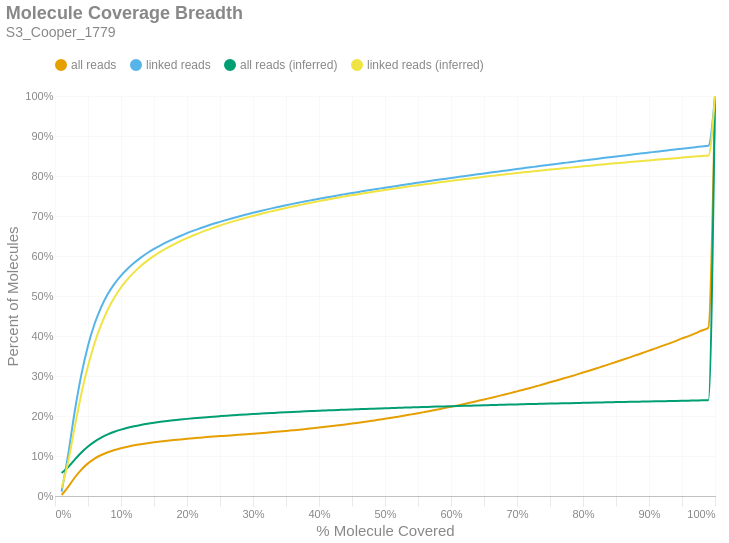

The notebook cell saved with this chart:
### Markdown cell above
### Molecule Read Coverage
This chart shows molecule coverage breadth as computed by the number of bases aligned to that molecule. In other words, "*how much of each unique long molecule is actually sequenced/aligned?*" Keep in mind there is a distinction between sequences and alignments, since some sequences belonging to a particular molecule may not align well and wouldn't appear in the alignment data. This chart also shows molecule coverage breadth as computed by the *inferred fragment* from which the aligned sequences originate. Unlike read coverage, this calculation takes into account the total insert size, including unsequenced gaps between the forward and reverse reads. Like the previous figures, these are cumulative percents.

### Code cell
if SKIPLR:
    print_html(f"Skipped")
else:
    binned_df = consolidated_hist(valids['coverage_bp'], mask, 0.01, True)
    binned_df_inf = consolidated_hist(valids['coverage_inserts'], mask, 0.01, True)
    binned_df = binned_df.with_columns(pl.lit(binned_df_inf['all reads (cumsum)']).alias('all reads (inferred)'))
    binned_df = binned_df.with_columns(pl.lit(binned_df_inf['linked reads (cumsum)']).alias('linked reads (inferred)'))
    binned_df = binned_df.with_columns(
        (pl.col('bin').cast(pl.Float64) + 0.01).alias('right_edge')
    )

    with SafeRender(binned_df):
        (
            density_plot(binned_df, 'Molecule Coverage Breadth', samplename, 'molcov', ['all reads (inferred)','linked reads (inferred)'])
            .encode(
                #x=alt.X('bin:Q', title="% Molecule Covered").axis(format = '%').scale(padding=0),
                x=alt.X('right_edge:Q', title="% Molecule Covered").axis(format='%').scale(padding=0),
                y=alt.Y('value:Q', title='Percent of Molecules')
                    .axis(format='%')
                    .stack(False)
                    .scale(domainMin=0, padding=0),
                color=alt.Color("key:N").scale(domain = ["all reads", "linked reads", "all reads (inferred)", "linked reads (inferred)"]),
                tooltip = [
                    alt.Tooltip("key:N", title = "Data Type"),
                    alt.Tooltip("range_label:N", title="% Molecule Covered"),
                    alt.Tooltip("value:Q", format = ".2%", title="% Molecules")
                ]
            )
        ).display()

### Figure 1 — Vega-Lite specification as saved in the notebook (floating-point values rounded to 4 significant figures)
{"width": "container", "height": 400, "config": {"title": {"anchor": "start", "dy": -15, "fontSize": 18, "color": "#888888", "subtitleColor": "#888888", "subtitleFontSize": 14}, "arc": {"fill": "#0072B2"}, "axis": {"domainColor": "#888888", "domainWidth": 0.5, "gridWidth": 0.2, "grid": false, "titleFontWeight": 400, "titleFontSize": 15, "labelFontSize": 11, "labelColor": "#888888", "tickColor": "#888888", "tickWidth": 0.2, "titleColor": "#888888"}, "axisBand": {"grid": false}, "axisX": {"grid": true, "tickSize": 10, "domainCap": "round"}, "axisY": {"domain": false, "grid": true, "tickSize": 0, "domainCap": "round"}, "background": "transparent", "header": {"labelFontSize": 15, "labelColor": "#888888", "titleFontSize": 15, "titleFontWeight": 600, "titleColor": "#888888"}, "legend": {"labelFont": "sans-serif", "labelFontSize": 12, "labelColor": "#888888", "symbolSize": 100, "symbolType": "circle", "titleFontSize": 12, "titlePadding": 10, "titleColor": "#888888", "title": null, "orient": "top"}, "range": {"category": ["#E69F00", "#56B4E9", "#009E73", "#F0E442", "#0072B2", "#D55E00", "#CC79A7", "#000000"], "diverging": ["#cfe8f3", "#a2d4ec", "#73bfe2", "#46abdb", "#1696d2", "#12719e"]}, "area": {"fill": "#0072B2", "fillOpacity": 0.7, "line": true, "strokeOpacity": 0.7}, "line": {"color": "#0072B2", "stroke": "#0072B2", "strokeWidth": 2}, "trail": {"color": "#0072B2", "stroke": "#0072B2", "strokeWidth": 0, "size": 1}, "point": {"filled": true, "fillOpacity": 1.0, "size": 95}, "text": {"color": "#888888", "fontSize": 11, "align": "right", "fontWeight": 400, "size": 11}, "bar": {"fill": "#0072B2", "stroke": null}, "view": {"stroke": null, "continuousWidth": 660, "continuousHeight": 400}}, "data": {"name": "data-89290084a6998b6cecf9a49f37b5bebd"}, "mark": {"type": "line", "interpolate": "monotone", "point": {"opacity": 0, "size": 275}}, "encoding": {"color": {"field": "key", "scale": {"domain": ["all reads", "linked reads", "all reads (inferred)", "linked reads (inferred)"]}, "type": "nominal"}, "tooltip": [{"field": "key", "title": "Data Type", "type": "nominal"}, {"field": "range_label", "title": "% Molecule Covered", "type": "nominal"}, {"field": "value", "format": ".2%", "title": "% Molecules", "type": "quantitative"}], "x": {"axis": {"format": "%"}, "field": "right_edge", "scale": {"padding": 0}, "title": "% Molecule Covered", "type": "quantitative"}, "y": {"axis": {"format": "%"}, "field": "value", "scale": {"domainMin": 0, "padding": 0}, "stack": false, "title": "Percent of Molecules", "type": "quantitative"}}, "params": [{"name": "param_c36ac31b6afebe62", "select": {"type": "point", "fields": ["key"]}, "bind": "legend"}], "title": {"text": "Molecule Coverage Breadth", "subtitle": "S3_Cooper_1779"}, "transform": [{"fold": ["all reads (cumsum)", "linked reads (cumsum)", "all reads (inferred)", "linked reads (inferred)"]}, {"calculate": "replace(datum.key, ' (cumsum)', '')", "as": "key"}, {"filter": {"param": "param_c36ac31b6afebe62"}}], "usermeta": {"embedOptions": {"downloadFileName": "S3_Cooper_1779.molcov"}}, "$schema": "https://vega.github.io/schema/vega-lite/v6.1.0.json", "datasets": {"data-89290084a6998b6cecf9a49f37b5bebd": [{"bin": "0.0", "interval": "0.0-0.01", "all reads": 0.002546, "linked reads": 0.01088, "all reads (cumsum)": 0.002546, "linked reads (cumsum)": 0.01088, "range_label": "0.0-0.01", "all reads (inferred)": 0.05761, "linked reads (inferred)": 0.01963, "right_edge": 0.01}, {"bin": "0.01", "interval": "0.01-0.02", "all reads": 0.02033, "linked reads": 0.09336, "all reads (cumsum)": 0.02288, "linked reads (cumsum)": 0.1042, "range_label": "0.01-0.02", "all reads (inferred)": 0.07216, "linked reads (inferred)": 0.08628, "right_edge": 0.02}, {"bin": "0.02", "interval": "0.02-0.03", "all reads": 0.02341, "linked reads": 0.1082, "all reads (cumsum)": 0.04628, "linked reads (cumsum)": 0.2125, "range_label": "0.02-0.03", "all reads (inferred)": 0.09109, "linked reads (inferred)": 0.1739, "right_edge": 0.03}, {"bin": "0.03", "interval": "0.03-0.04", "all reads": 0.01979, "linked reads": 0.09161, "all reads (cumsum)": 0.06607, "linked reads (cumsum)": 0.3041, "range_label": "0.03-0.04", "all reads (inferred)": 0.1088, "linked reads (inferred)": 0.2559, "right_edge": 0.04}, {"bin": "0.04", "interval": "0.04-0.05", "all reads": 0.01553, "linked reads": 0.07184, "all reads (cumsum)": 0.0816, "linked reads (cumsum)": 0.3759, "range_label": "0.04-0.05", "all reads (inferred)": 0.1237, "linked reads (inferred)": 0.3251, "right_edge": 0.05}, {"bin": "0.05", "interval": "0.05-0.06", "all reads": 0.01182, "linked reads": 0.05463, "all reads (cumsum)": 0.09343, "linked reads (cumsum)": 0.4306, "range_label": "0.05-0.06", "all reads (inferred)": 0.1361, "linked reads (inferred)": 0.3825, "right_edge": 0.06}, {"bin": "0.06", "interval": "0.06-0.07", "all reads": 0.009056, "linked reads": 0.0418, "all reads (cumsum)": 0.1025, "linked reads (cumsum)": 0.4724, "range_label": "0.06-0.07", "all reads (inferred)": 0.146, "linked reads (inferred)": 0.4284, "right_edge": 0.07}, {"bin": "0.07", "interval": "0.07-0.08", "all reads": 0.007027, "linked reads": 0.03242, "all reads (cumsum)": 0.1095, "linked reads (cumsum)": 0.5048, "range_label": "0.07-0.08", "all reads (inferred)": 0.154, "linked reads (inferred)": 0.4658, "right_edge": 0.08}, {"bin": "0.08", "interval": "0.08-0.09", "all reads": 0.005551, "linked reads": 0.02552, "all reads (cumsum)": 0.1151, "linked reads (cumsum)": 0.5303, "range_label": "0.08-0.09", "all reads (inferred)": 0.1606, "linked reads (inferred)": 0.4963, "right_edge": 0.09}, {"bin": "0.09", "interval": "0.09-0.1", "all reads": 0.004519, "linked reads": 0.02072, "all reads (cumsum)": 0.1196, "linked reads (cumsum)": 0.551, "range_label": "0.09-0.1", "all reads (inferred)": 0.166, "linked reads (inferred)": 0.5212, "right_edge": 0.1}, {"bin": "0.1", "interval": "0.1-0.11", "all reads": 0.003785, "linked reads": 0.0173, "all reads (cumsum)": 0.1234, "linked reads (cumsum)": 0.5683, "range_label": "0.1-0.11", "all reads (inferred)": 0.1705, "linked reads (inferred)": 0.5421, "right_edge": 0.11}, {"bin": "0.11", "interval": "0.11-0.12", "all reads": 0.003241, "linked reads": 0.0148, "all reads (cumsum)": 0.1266, "linked reads (cumsum)": 0.5831, "range_label": "0.11-0.12", "all reads (inferred)": 0.1743, "linked reads (inferred)": 0.5597, "right_edge": 0.12}, {"bin": "0.12", "interval": "0.12-0.13", "all reads": 0.002833, "linked reads": 0.0129, "all reads (cumsum)": 0.1294, "linked reads (cumsum)": 0.596, "range_label": "0.12-0.13", "all reads (inferred)": 0.1776, "linked reads (inferred)": 0.575, "right_edge": 0.13}, {"bin": "0.13", "interval": "0.13-0.14", "all reads": 0.002531, "linked reads": 0.0115, "all reads (cumsum)": 0.132, "linked reads (cumsum)": 0.6075, "range_label": "0.13-0.14", "all reads (inferred)": 0.1805, "linked reads (inferred)": 0.5884, "right_edge": 0.14}, {"bin": "0.14", "interval": "0.14-0.15", "all reads": 0.002226, "linked reads": 0.01006, "all reads (cumsum)": 0.1342, "linked reads (cumsum)": 0.6176, "range_label": "0.14-0.15", "all reads (inferred)": 0.1831, "linked reads (inferred)": 0.6003, "right_edge": 0.15}, {"bin": "0.15", "interval": "0.15-0.16", "all reads": 0.002021, "linked reads": 0.009105, "all reads (cumsum)": 0.1362, "linked reads (cumsum)": 0.6267, "range_label": "0.15-0.16", "all reads (inferred)": 0.1854, "linked reads (inferred)": 0.6108, "right_edge": 0.16}, {"bin": "0.16", "interval": "0.16-0.17", "all reads": 0.0019, "linked reads": 0.008526, "all reads (cumsum)": 0.1381, "linked reads (cumsum)": 0.6352, "range_label": "0.16-0.17", "all reads (inferred)": 0.1875, "linked reads (inferred)": 0.6204, "right_edge": 0.17}, {"bin": "0.17", "interval": "0.17-0.18", "all reads": 0.001729, "linked reads": 0.007677, "all reads (cumsum)": 0.1398, "linked reads (cumsum)": 0.6429, "range_label": "0.17-0.18", "all reads (inferred)": 0.1894, "linked reads (inferred)": 0.6291, "right_edge": 0.18}, {"bin": "0.18", "interval": "0.18-0.19", "all reads": 0.001629, "linked reads": 0.007229, "all reads (cumsum)": 0.1415, "linked reads (cumsum)": 0.6501, "range_label": "0.18-0.19", "all reads (inferred)": 0.1912, "linked reads (inferred)": 0.6373, "right_edge": 0.19}, {"bin": "0.19", "interval": "0.19-0.2", "all reads": 0.00157, "linked reads": 0.006911, "all reads (cumsum)": 0.143, "linked reads (cumsum)": 0.657, "range_label": "0.19-0.2", "all reads (inferred)": 0.1928, "linked reads (inferred)": 0.6449, "right_edge": 0.2}, {"bin": "0.2", "interval": "0.2-0.21", "all reads": 0.001445, "linked reads": 0.006305, "all reads (cumsum)": 0.1445, "linked reads (cumsum)": 0.6633, "range_label": "0.2-0.21", "all reads (inferred)": 0.1944, "linked reads (inferred)": 0.652, "right_edge": 0.21}, {"bin": "0.21", "interval": "0.21-0.22", "all reads": 0.001362, "linked reads": 0.005887, "all reads (cumsum)": 0.1459, "linked reads (cumsum)": 0.6692, "range_label": "0.21-0.22", "all reads (inferred)": 0.1958, "linked reads (inferred)": 0.6585, "right_edge": 0.22}, {"bin": "0.22", "interval": "0.22-0.23", "all reads": 0.001362, "linked reads": 0.005801, "all reads (cumsum)": 0.1472, "linked reads (cumsum)": 0.675, "range_label": "0.22-0.23", "all reads (inferred)": 0.1972, "linked reads (inferred)": 0.6648, "right_edge": 0.23}, {"bin": "0.23", "interval": "0.23-0.24", "all reads": 0.001286, "linked reads": 0.005444, "all reads (cumsum)": 0.1485, "linked reads (cumsum)": 0.6805, "range_label": "0.23-0.24", "all reads (inferred)": 0.1984, "linked reads (inferred)": 0.6706, "right_edge": 0.24}, {"bin": "0.24", "interval": "0.24-0.25", "all reads": 0.001199, "linked reads": 0.004958, "all reads (cumsum)": 0.1497, "linked reads (cumsum)": 0.6854, "range_label": "0.24-0.25", "all reads (inferred)": 0.1997, "linked reads (inferred)": 0.6761, "right_edge": 0.25}, {"bin": "0.25", "interval": "0.25-0.26", "all reads": 0.001205, "linked reads": 0.004977, "all reads (cumsum)": 0.1509, "linked reads (cumsum)": 0.6904, "range_label": "0.25-0.26", "all reads (inferred)": 0.2008, "linked reads (inferred)": 0.6815, "right_edge": 0.26}, {"bin": "0.26", "interval": "0.26-0.27", "all reads": 0.001165, "linked reads": 0.00466, "all reads (cumsum)": 0.1521, "linked reads (cumsum)": 0.695, "range_label": "0.26-0.27", "all reads (inferred)": 0.2019, "linked reads (inferred)": 0.6865, "right_edge": 0.27}, {"bin": "0.27", "interval": "0.27-0.28", "all reads": 0.001193, "linked reads": 0.004533, "all reads (cumsum)": 0.1533, "linked reads (cumsum)": 0.6996, "range_label": "0.27-0.28", "all reads (inferred)": 0.203, "linked reads (inferred)": 0.6913, "right_edge": 0.28}, {"bin": "0.28", "interval": "0.28-0.29", "all reads": 0.001196, "linked reads": 0.004267, "all reads (cumsum)": 0.1545, "linked reads (cumsum)": 0.7038, "range_label": "0.28-0.29", "all reads (inferred)": 0.204, "linked reads (inferred)": 0.6959, "right_edge": 0.29}, {"bin": "0.29", "interval": "0.29-0.3", "all reads": 0.001237, "linked reads": 0.004194, "all reads (cumsum)": 0.1557, "linked reads (cumsum)": 0.708, "range_label": "0.29-0.3", "all reads (inferred)": 0.2049, "linked reads (inferred)": 0.7002, "right_edge": 0.3}, {"bin": "0.3", "interval": "0.3-0.31", "all reads": 0.001298, "linked reads": 0.003984, "all reads (cumsum)": 0.157, "linked reads (cumsum)": 0.712, "range_label": "0.3-0.31", "all reads (inferred)": 0.2059, "linked reads (inferred)": 0.7045, "right_edge": 0.31}, {"bin": "0.31", "interval": "0.31-0.32", "all reads": 0.00135, "linked reads": 0.003856, "all reads (cumsum)": 0.1583, "linked reads (cumsum)": 0.7159, "range_label": "0.31-0.32", "all reads (inferred)": 0.2068, "linked reads (inferred)": 0.7086, "right_edge": 0.32}, {"bin": "0.32", "interval": "0.32-0.33", "all reads": 0.001388, "linked reads": 0.003746, "all reads (cumsum)": 0.1597, "linked reads (cumsum)": 0.7196, "range_label": "0.32-0.33", "all reads (inferred)": 0.2076, "linked reads (inferred)": 0.7125, "right_edge": 0.33}, {"bin": "0.33", "interval": "0.33-0.34", "all reads": 0.001458, "linked reads": 0.003635, "all reads (cumsum)": 0.1612, "linked reads (cumsum)": 0.7233, "range_label": "0.33-0.34", "all reads (inferred)": 0.2085, "linked reads (inferred)": 0.7164, "right_edge": 0.34}, {"bin": "0.34", "interval": "0.34-0.35", "all reads": 0.001517, "linked reads": 0.003619, "all reads (cumsum)": 0.1627, "linked reads (cumsum)": 0.7269, "range_label": "0.34-0.35", "all reads (inferred)": 0.2093, "linked reads (inferred)": 0.7201, "right_edge": 0.35}, {"bin": "0.35", "interval": "0.35-0.36", "all reads": 0.001569, "linked reads": 0.00347, "all reads (cumsum)": 0.1643, "linked reads (cumsum)": 0.7304, "range_label": "0.35-0.36", "all reads (inferred)": 0.2101, "linked reads (inferred)": 0.7237, "right_edge": 0.36}, {"bin": "0.36", "interval": "0.36-0.37", "all reads": 0.001593, "linked reads": 0.003285, "all reads (cumsum)": 0.1659, "linked reads (cumsum)": 0.7336, "range_label": "0.36-0.37", "all reads (inferred)": 0.2109, "linked reads (inferred)": 0.7271, "right_edge": 0.37}, {"bin": "0.37", "interval": "0.37-0.38", "all reads": 0.001683, "linked reads": 0.003223, "all reads (cumsum)": 0.1676, "linked reads (cumsum)": 0.7369, "range_label": "0.37-0.38", "all reads (inferred)": 0.2116, "linked reads (inferred)": 0.7306, "right_edge": 0.38}, {"bin": "0.38", "interval": "0.38-0.39", "all reads": 0.001704, "linked reads": 0.003061, "all reads (cumsum)": 0.1693, "linked reads (cumsum)": 0.7399, "range_label": "0.38-0.39", "all reads (inferred)": 0.2124, "linked reads (inferred)": 0.7339, "right_edge": 0.39}, {"bin": "0.39", "interval": "0.39-0.4", "all reads": 0.001848, "linked reads": 0.003188, "all reads (cumsum)": 0.1711, "linked reads (cumsum)": 0.7431, "range_label": "0.39-0.4", "all reads (inferred)": 0.2131, "linked reads (inferred)": 0.7372, "right_edge": 0.4}, {"bin": "0.4", "interval": "0.4-0.41", "all reads": 0.001854, "linked reads": 0.002945, "all reads (cumsum)": 0.173, "linked reads (cumsum)": 0.7461, "range_label": "0.4-0.41", "all reads (inferred)": 0.2138, "linked reads (inferred)": 0.7402, "right_edge": 0.41}, {"bin": "0.41", "interval": "0.41-0.42", "all reads": 0.001947, "linked reads": 0.00292, "all reads (cumsum)": 0.1749, "linked reads (cumsum)": 0.749, "range_label": "0.41-0.42", "all reads (inferred)": 0.2145, "linked reads (inferred)": 0.7433, "right_edge": 0.42}, {"bin": "0.42", "interval": "0.42-0.43", "all reads": 0.002037, "linked reads": 0.002868, "all reads (cumsum)": 0.1769, "linked reads (cumsum)": 0.7518, "range_label": "0.42-0.43", "all reads (inferred)": 0.2151, "linked reads (inferred)": 0.7462, "right_edge": 0.43}, {"bin": "0.43", "interval": "0.43-0.44", "all reads": 0.002085, "linked reads": 0.002875, "all reads (cumsum)": 0.179, "linked reads (cumsum)": 0.7547, "range_label": "0.43-0.44", "all reads (inferred)": 0.2158, "linked reads (inferred)": 0.7492, "right_edge": 0.44}, {"bin": "0.44", "interval": "0.44-0.45", "all reads": 0.002161, "linked reads": 0.002812, "all reads (cumsum)": 0.1812, "linked reads (cumsum)": 0.7575, "range_label": "0.44-0.45", "all reads (inferred)": 0.2164, "linked reads (inferred)": 0.7519, "right_edge": 0.45}, {"bin": "0.45", "interval": "0.45-0.46", "all reads": 0.002214, "linked reads": 0.002672, "all reads (cumsum)": 0.1834, "linked reads (cumsum)": 0.7602, "range_label": "0.45-0.46", "all reads (inferred)": 0.217, "linked reads (inferred)": 0.7546, "right_edge": 0.46}, {"bin": "0.46", "interval": "0.46-0.47", "all reads": 0.002284, "linked reads": 0.002755, "all reads (cumsum)": 0.1857, "linked reads (cumsum)": 0.763, "range_label": "0.46-0.47", "all reads (inferred)": 0.2176, "linked reads (inferred)": 0.7573, "right_edge": 0.47}, {"bin": "0.47", "interval": "0.47-0.48", "all reads": 0.002421, "linked reads": 0.002696, "all reads (cumsum)": 0.1881, "linked reads (cumsum)": 0.7657, "range_label": "0.47-0.48", "all reads (inferred)": 0.2182, "linked reads (inferred)": 0.7599, "right_edge": 0.48}, {"bin": "0.48", "interval": "0.48-0.49", "all reads": 0.00234, "linked reads": 0.002602, "all reads (cumsum)": 0.1905, "linked reads (cumsum)": 0.7683, "range_label": "0.48-0.49", "all reads (inferred)": 0.2188, "linked reads (inferred)": 0.7625, "right_edge": 0.49}, {"bin": "0.49", "interval": "0.49-0.5", "all reads": 0.002686, "linked reads": 0.002547, "all reads (cumsum)": 0.1931, "linked reads (cumsum)": 0.7708, "range_label": "0.49-0.5", "all reads (inferred)": 0.2194, "linked reads (inferred)": 0.7651, "right_edge": 0.5}, {"bin": "0.5", "interval": "0.5-0.51", "all reads": 0.00243, "linked reads": 0.002417, "all reads (cumsum)": 0.1956, "linked reads (cumsum)": 0.7732, "range_label": "0.5-0.51", "all reads (inferred)": 0.2199, "linked reads (inferred)": 0.7675, "right_edge": 0.51}, {"bin": "0.51", "interval": "0.51-0.52", "all reads": 0.002793, "linked reads": 0.002592, "all reads (cumsum)": 0.1984, "linked reads (cumsum)": 0.7758, "range_label": "0.51-0.52", "all reads (inferred)": 0.2204, "linked reads (inferred)": 0.7699, "right_edge": 0.52}, {"bin": "0.52", "interval": "0.52-0.53", "all reads": 0.002768, "linked reads": 0.002504, "all reads (cumsum)": 0.2011, "linked reads (cumsum)": 0.7783, "range_label": "0.52-0.53", "all reads (inferred)": 0.221, "linked reads (inferred)": 0.7723, "right_edge": 0.53}, {"bin": "0.53", "interval": "0.53-0.54", "all reads": 0.002917, "linked reads": 0.002536, "all reads (cumsum)": 0.204, "linked reads (cumsum)": 0.7808, "range_label": "0.53-0.54", "all reads (inferred)": 0.2215, "linked reads (inferred)": 0.7747, "right_edge": 0.54}, {"bin": "0.54", "interval": "0.54-0.55", "all reads": 0.002878, "linked reads": 0.002446, "all reads (cumsum)": 0.2069, "linked reads (cumsum)": 0.7833, "range_label": "0.54-0.55", "all reads (inferred)": 0.2221, "linked reads (inferred)": 0.7771, "right_edge": 0.55}, {"bin": "0.55", "interval": "0.55-0.56", "all reads": 0.003099, "linked reads": 0.002419, "all reads (cumsum)": 0.21, "linked reads (cumsum)": 0.7857, "range_label": "0.55-0.56", "all reads (inferred)": 0.2226, "linked reads (inferred)": 0.7792, "right_edge": 0.56}, {"bin": "0.56", "interval": "0.56-0.57", "all reads": 0.003186, "linked reads": 0.00239, "all reads (cumsum)": 0.2132, "linked reads (cumsum)": 0.7881, "range_label": "0.56-0.57", "all reads (inferred)": 0.2231, "linked reads (inferred)": 0.7815, "right_edge": 0.57}, {"bin": "0.57", "interval": "0.57-0.58", "all reads": 0.003174, "linked reads": 0.00226, "all reads (cumsum)": 0.2164, "linked reads (cumsum)": 0.7904, "range_label": "0.57-0.58", "all reads (inferred)": 0.2235, "linked reads (inferred)": 0.7835, "right_edge": 0.58}, {"bin": "0.58", "interval": "0.58-0.59", "all reads": 0.00331, "linked reads": 0.002397, "all reads (cumsum)": 0.2197, "linked reads (cumsum)": 0.7928, "range_label": "0.58-0.59", "all reads (inferred)": 0.224, "linked reads (inferred)": 0.7856, "right_edge": 0.59}, {"bin": "0.59", "interval": "0.59-0.6", "all reads": 0.003444, "linked reads": 0.002346, "all reads (cumsum)": 0.2231, "linked reads (cumsum)": 0.7951, "range_label": "0.59-0.6", "all reads (inferred)": 0.2245, "linked reads (inferred)": 0.7878, "right_edge": 0.6}, {"bin": "0.6", "interval": "0.6-0.61", "all reads": 0.003369, "linked reads": 0.002256, "all reads (cumsum)": 0.2265, "linked reads (cumsum)": 0.7974, "range_label": "0.6-0.61", "all reads (inferred)": 0.225, "linked reads (inferred)": 0.7899, "right_edge": 0.61}, {"bin": "0.61", "interval": "0.61-0.62", "all reads": 0.003588, "linked reads": 0.002279, "all reads (cumsum)": 0.2301, "linked reads (cumsum)": 0.7996, "range_label": "0.61-0.62", "all reads (inferred)": 0.2255, "linked reads (inferred)": 0.7919, "right_edge": 0.62}, {"bin": "0.62", "interval": "0.62-0.63", "all reads": 0.003594, "linked reads": 0.002262, "all reads (cumsum)": 0.2337, "linked reads (cumsum)": 0.8019, "range_label": "0.62-0.63", "all reads (inferred)": 0.2259, "linked reads (inferred)": 0.7938, "right_edge": 0.63}, {"bin": "0.63", "interval": "0.63-0.64", "all reads": 0.003738, "linked reads": 0.002216, "all reads (cumsum)": 0.2374, "linked reads (cumsum)": 0.8041, "range_label": "0.63-0.64", "all reads (inferred)": 0.2264, "linked reads (inferred)": 0.7959, "right_edge": 0.64}, {"bin": "0.64", "interval": "0.64-0.65", "all reads": 0.00376, "linked reads": 0.00214, "all reads (cumsum)": 0.2412, "linked reads (cumsum)": 0.8063, "range_label": "0.64-0.65", "all reads (inferred)": 0.2268, "linked reads (inferred)": 0.7979, "right_edge": 0.65}, {"bin": "0.65", "interval": "0.65-0.66", "all reads": 0.004003, "linked reads": 0.002275, "all reads (cumsum)": 0.2452, "linked reads (cumsum)": 0.8085, "range_label": "0.65-0.66", "all reads (inferred)": 0.2273, "linked reads (inferred)": 0.7998, "right_edge": 0.66}, {"bin": "0.66", "interval": "0.66-0.67", "all reads": 0.003895, "linked reads": 0.002195, "all reads (cumsum)": 0.2491, "linked reads (cumsum)": 0.8107, "range_label": "0.66-0.67", "all reads (inferred)": 0.2277, "linked reads (inferred)": 0.8018, "right_edge": 0.67}, {"bin": "0.67", "interval": "0.67-0.68", "all reads": 0.004057, "linked reads": 0.002241, "all reads (cumsum)": 0.2531, "linked reads (cumsum)": 0.813, "range_label": "0.67-0.68", "all reads (inferred)": 0.2282, "linked reads (inferred)": 0.8037, "right_edge": 0.68}, {"bin": "0.68", "interval": "0.68-0.69", "all reads": 0.004093, "linked reads": 0.002175, "all reads (cumsum)": 0.2572, "linked reads (cumsum)": 0.8151, "range_label": "0.68-0.69", "all reads (inferred)": 0.2286, "linked reads (inferred)": 0.8055, "right_edge": 0.69}, {"bin": "0.69", "interval": "0.69-0.7", "all reads": 0.004339, "linked reads": 0.002277, "all reads (cumsum)": 0.2616, "linked reads (cumsum)": 0.8174, "range_label": "0.69-0.7", "all reads (inferred)": 0.229, "linked reads (inferred)": 0.8074, "right_edge": 0.7}, {"bin": "0.7", "interval": "0.7-0.71", "all reads": 0.004282, "linked reads": 0.002135, "all reads (cumsum)": 0.2659, "linked reads (cumsum)": 0.8196, "range_label": "0.7-0.71", "all reads (inferred)": 0.2294, "linked reads (inferred)": 0.8091, "right_edge": 0.71}, {"bin": "0.71", "interval": "0.71-0.72", "all reads": 0.004371, "linked reads": 0.00215, "all reads (cumsum)": 0.2702, "linked reads (cumsum)": 0.8217, "range_label": "0.71-0.72", "all reads (inferred)": 0.2298, "linked reads (inferred)": 0.8109, "right_edge": 0.72}, {"bin": "0.72", "interval": "0.72-0.73", "all reads": 0.00458, "linked reads": 0.002189, "all reads (cumsum)": 0.2748, "linked reads (cumsum)": 0.8239, "range_label": "0.72-0.73", "all reads (inferred)": 0.2302, "linked reads (inferred)": 0.8126, "right_edge": 0.73}, {"bin": "0.73", "interval": "0.73-0.74", "all reads": 0.004512, "linked reads": 0.002157, "all reads (cumsum)": 0.2793, "linked reads (cumsum)": 0.8261, "range_label": "0.73-0.74", "all reads (inferred)": 0.2306, "linked reads (inferred)": 0.8143, "right_edge": 0.74}, {"bin": "0.74", "interval": "0.74-0.75", "all reads": 0.004863, "linked reads": 0.002234, "all reads (cumsum)": 0.2842, "linked reads (cumsum)": 0.8283, "range_label": "0.74-0.75", "all reads (inferred)": 0.231, "linked reads (inferred)": 0.8161, "right_edge": 0.75}, {"bin": "0.75", "interval": "0.75-0.76", "all reads": 0.004656, "linked reads": 0.001994, "all reads (cumsum)": 0.2888, "linked reads (cumsum)": 0.8303, "range_label": "0.75-0.76", "all reads (inferred)": 0.2314, "linked reads (inferred)": 0.8177, "right_edge": 0.76}, {"bin": "0.76", "interval": "0.76-0.77", "all reads": 0.004778, "linked reads": 0.002041, "all reads (cumsum)": 0.2936, "linked reads (cumsum)": 0.8323, "range_label": "0.76-0.77", "all reads (inferred)": 0.2318, "linked reads (inferred)": 0.8193, "right_edge": 0.77}, {"bin": "0.77", "interval": "0.77-0.78", "all reads": 0.004877, "linked reads": 0.002171, "all reads (cumsum)": 0.2985, "linked reads (cumsum)": 0.8345, "range_label": "0.77-0.78", "all reads (inferred)": 0.2321, "linked reads (inferred)": 0.8209, "right_edge": 0.78}, {"bin": "0.78", "interval": "0.78-0.79", "all reads": 0.004964, "linked reads": 0.00207, "all reads (cumsum)": 0.3035, "linked reads (cumsum)": 0.8366, "range_label": "0.78-0.79", "all reads (inferred)": 0.2325, "linked reads (inferred)": 0.8226, "right_edge": 0.79}, {"bin": "0.79", "interval": "0.79-0.8", "all reads": 0.005303, "linked reads": 0.002084, "all reads (cumsum)": 0.3088, "linked reads (cumsum)": 0.8386, "range_label": "0.79-0.8", "all reads (inferred)": 0.2329, "linked reads (inferred)": 0.8243, "right_edge": 0.8}, {"bin": "0.8", "interval": "0.8-0.81", "all reads": 0.004904, "linked reads": 0.001941, "all reads (cumsum)": 0.3137, "linked reads (cumsum)": 0.8406, "range_label": "0.8-0.81", "all reads (inferred)": 0.2333, "linked reads (inferred)": 0.8259, "right_edge": 0.81}, {"bin": "0.81", "interval": "0.81-0.82", "all reads": 0.005179, "linked reads": 0.002039, "all reads (cumsum)": 0.3188, "linked reads (cumsum)": 0.8426, "range_label": "0.81-0.82", "all reads (inferred)": 0.2336, "linked reads (inferred)": 0.8274, "right_edge": 0.82}, {"bin": "0.82", "interval": "0.82-0.83", "all reads": 0.005378, "linked reads": 0.002122, "all reads (cumsum)": 0.3242, "linked reads (cumsum)": 0.8447, "range_label": "0.82-0.83", "all reads (inferred)": 0.234, "linked reads (inferred)": 0.8289, "right_edge": 0.83}, {"bin": "0.83", "interval": "0.83-0.84", "all reads": 0.005346, "linked reads": 0.002037, "all reads (cumsum)": 0.3296, "linked reads (cumsum)": 0.8468, "range_label": "0.83-0.84", "all reads (inferred)": 0.2343, "linked reads (inferred)": 0.8304, "right_edge": 0.84}, {"bin": "0.84", "interval": "0.84-0.85", "all reads": 0.005408, "linked reads": 0.00205, "all reads (cumsum)": 0.335, "linked reads (cumsum)": 0.8488, "range_label": "0.84-0.85", "all reads (inferred)": 0.2347, "linked reads (inferred)": 0.8319, "right_edge": 0.85}, {"bin": "0.85", "interval": "0.85-0.86", "all reads": 0.005514, "linked reads": 0.001998, "all reads (cumsum)": 0.3405, "linked reads (cumsum)": 0.8508, "range_label": "0.85-0.86", "all reads (inferred)": 0.235, "linked reads (inferred)": 0.8334, "right_edge": 0.86}, {"bin": "0.86", "interval": "0.86-0.87", "all reads": 0.005579, "linked reads": 0.001956, "all reads (cumsum)": 0.3461, "linked reads (cumsum)": 0.8528, "range_label": "0.86-0.87", "all reads (inferred)": 0.2353, "linked reads (inferred)": 0.8347, "right_edge": 0.87}, {"bin": "0.87", "interval": "0.87-0.88", "all reads": 0.005692, "linked reads": 0.001917, "all reads (cumsum)": 0.3518, "linked reads (cumsum)": 0.8547, "range_label": "0.87-0.88", "all reads (inferred)": 0.2357, "linked reads (inferred)": 0.8362, "right_edge": 0.88}, {"bin": "0.88", "interval": "0.88-0.89", "all reads": 0.00567, "linked reads": 0.001891, "all reads (cumsum)": 0.3574, "linked reads (cumsum)": 0.8566, "range_label": "0.88-0.89", "all reads (inferred)": 0.236, "linked reads (inferred)": 0.8376, "right_edge": 0.89}, {"bin": "0.89", "interval": "0.89-0.9", "all reads": 0.005893, "linked reads": 0.002033, "all reads (cumsum)": 0.3633, "linked reads (cumsum)": 0.8586, "range_label": "0.89-0.9", "all reads (inferred)": 0.2363, "linked reads (inferred)": 0.839, "right_edge": 0.9}, {"bin": "0.9", "interval": "0.9-0.91", "all reads": 0.005598, "linked reads": 0.001946, "all reads (cumsum)": 0.3689, "linked reads (cumsum)": 0.8606, "range_label": "0.9-0.91", "all reads (inferred)": 0.2367, "linked reads (inferred)": 0.8404, "right_edge": 0.91}, {"bin": "0.91", "interval": "0.91-0.92", "all reads": 0.006481, "linked reads": 0.002003, "all reads (cumsum)": 0.3754, "linked reads (cumsum)": 0.8626, "range_label": "0.91-0.92", "all reads (inferred)": 0.237, "linked reads (inferred)": 0.8418, "right_edge": 0.92}, {"bin": "0.92", "interval": "0.92-0.93", "all reads": 0.005628, "linked reads": 0.001932, "all reads (cumsum)": 0.381, "linked reads (cumsum)": 0.8645, "range_label": "0.92-0.93", "all reads (inferred)": 0.2373, "linked reads (inferred)": 0.8432, "right_edge": 0.93}, {"bin": "0.93", "interval": "0.93-0.94", "all reads": 0.006131, "linked reads": 0.001926, "all reads (cumsum)": 0.3872, "linked reads (cumsum)": 0.8664, "range_label": "0.93-0.94", "all reads (inferred)": 0.2377, "linked reads (inferred)": 0.8446, "right_edge": 0.94}, {"bin": "0.94", "interval": "0.94-0.95", "all reads": 0.006758, "linked reads": 0.001909, "all reads (cumsum)": 0.3939, "linked reads (cumsum)": 0.8683, "range_label": "0.94-0.95", "all reads (inferred)": 0.238, "linked reads (inferred)": 0.846, "right_edge": 0.95}, {"bin": "0.95", "interval": "0.95-0.96", "all reads": 0.00578, "linked reads": 0.001878, "all reads (cumsum)": 0.3997, "linked reads (cumsum)": 0.8702, "range_label": "0.95-0.96", "all reads (inferred)": 0.2384, "linked reads (inferred)": 0.8473, "right_edge": 0.96}, {"bin": "0.96", "interval": "0.96-0.97", "all reads": 0.006723, "linked reads": 0.001842, "all reads (cumsum)": 0.4064, "linked reads (cumsum)": 0.8721, "range_label": "0.96-0.97", "all reads (inferred)": 0.2387, "linked reads (inferred)": 0.8487, "right_edge": 0.97}, {"bin": "0.97", "interval": "0.97-0.98", "all reads": 0.007376, "linked reads": 0.001805, "all reads (cumsum)": 0.4138, "linked reads (cumsum)": 0.8739, "range_label": "0.97-0.98", "all reads (inferred)": 0.2391, "linked reads (inferred)": 0.8501, "right_edge": 0.98}, {"bin": "0.98", "interval": "0.98-0.99", "all reads": 0.006857, "linked reads": 0.001883, "all reads (cumsum)": 0.4207, "linked reads (cumsum)": 0.8758, "range_label": "0.98-0.99", "all reads (inferred)": 0.2395, "linked reads (inferred)": 0.851, "right_edge": 0.99}, {"bin": "0.99", "interval": "0.99-1.0", "all reads": 0.5793, "linked reads": 0.1242, "all reads (cumsum)": 1.0, "linked reads (cumsum)": 1.0, "range_label": "0.99-1.0", "all reads (inferred)": 1.0, "linked reads (inferred)": 1.0, "right_edge": 1.0}]}}
